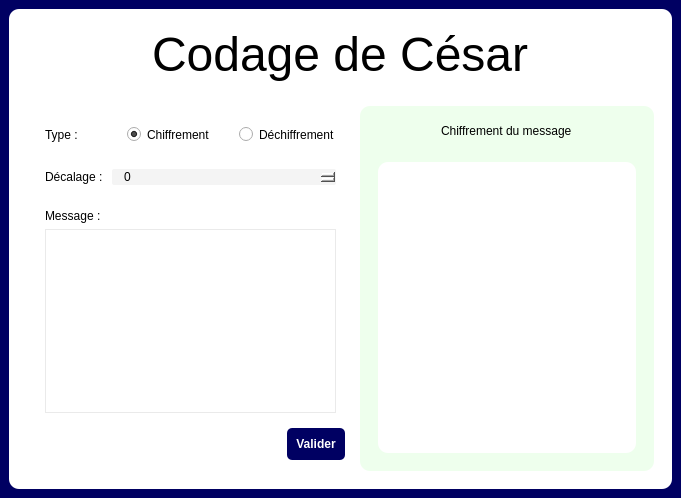
<?xml version="1.0" encoding="UTF-8"?>
<ui version="4.0">
 <class>MaClasse</class>
 <widget class="QMainWindow" name="MaClasse">
  <property name="geometry">
   <rect>
    <x>0</x>
    <y>0</y>
    <width>681</width>
    <height>498</height>
   </rect>
  </property>
  <property name="windowTitle">
   <string>Codage de César</string>
  </property>
  <property name="windowIcon">
   <iconset resource="images.qrc">
    <normaloff>:/Desktop/roue-de-cesar-scaled-removebg-preview.png</normaloff>:/Desktop/roue-de-cesar-scaled-removebg-preview.png</iconset>
  </property>
  <property name="styleSheet">
   <string notr="true">#centralwidget{background-color: rgb(0, 0, 98);}</string>
  </property>
  <widget class="QWidget" name="centralwidget">
   <layout class="QVBoxLayout" name="verticalLayout">
    <item>
     <widget class="QWidget" name="widget" native="true">
      <property name="styleSheet">
       <string notr="true">background-color: rgb(255, 255, 255);
border-radius : 10px;</string>
      </property>
      <layout class="QVBoxLayout" name="verticalLayout_2">
       <item alignment="Qt::AlignTop">
        <widget class="QFrame" name="frame">
         <property name="frameShape">
          <enum>QFrame::StyledPanel</enum>
         </property>
         <property name="frameShadow">
          <enum>QFrame::Raised</enum>
         </property>
         <layout class="QHBoxLayout" name="horizontalLayout">
          <item>
           <layout class="QHBoxLayout" name="horizontalLayout_2">
            <item alignment="Qt::AlignHCenter">
             <widget class="QLabel" name="label">
              <property name="styleSheet">
               <string notr="true">font: 9pt &quot;Chiller&quot;;</string>
              </property>
              <property name="text">
               <string>&lt;html&gt;&lt;head/&gt;&lt;body&gt;&lt;p&gt;&lt;span style=&quot; font-size:36pt; color:#000000;&quot;&gt;Codage de César&lt;/span&gt;&lt;/p&gt;&lt;/body&gt;&lt;/html&gt;</string>
              </property>
             </widget>
            </item>
           </layout>
          </item>
         </layout>
        </widget>
       </item>
       <item>
        <widget class="QFrame" name="frame_2">
         <property name="sizePolicy">
          <sizepolicy hsizetype="Expanding" vsizetype="Expanding">
           <horstretch>0</horstretch>
           <verstretch>0</verstretch>
          </sizepolicy>
         </property>
         <property name="styleSheet">
          <string notr="true"/>
         </property>
         <property name="frameShape">
          <enum>QFrame::StyledPanel</enum>
         </property>
         <property name="frameShadow">
          <enum>QFrame::Raised</enum>
         </property>
         <layout class="QHBoxLayout" name="horizontalLayout_3">
          <item>
           <widget class="QFrame" name="frame_4">
            <property name="maximumSize">
             <size>
              <width>367</width>
              <height>362</height>
             </size>
            </property>
            <property name="styleSheet">
             <string notr="true">font: 11pt &quot;Times New Roman&quot;;</string>
            </property>
            <property name="frameShape">
             <enum>QFrame::StyledPanel</enum>
            </property>
            <property name="frameShadow">
             <enum>QFrame::Raised</enum>
            </property>
            <layout class="QVBoxLayout" name="verticalLayout_4">
             <item alignment="Qt::AlignTop">
              <widget class="QFrame" name="frame_5">
               <property name="frameShape">
                <enum>QFrame::StyledPanel</enum>
               </property>
               <property name="frameShadow">
                <enum>QFrame::Raised</enum>
               </property>
               <layout class="QHBoxLayout" name="horizontalLayout_4">
                <item>
                 <widget class="QLabel" name="label_2">
                  <property name="text">
                   <string>Type : </string>
                  </property>
                 </widget>
                </item>
                <item>
                 <spacer name="horizontalSpacer_2">
                  <property name="orientation">
                   <enum>Qt::Horizontal</enum>
                  </property>
                  <property name="sizeType">
                   <enum>QSizePolicy::Fixed</enum>
                  </property>
                  <property name="sizeHint" stdset="0">
                   <size>
                    <width>40</width>
                    <height>20</height>
                   </size>
                  </property>
                 </spacer>
                </item>
                <item>
                 <widget class="QRadioButton" name="radioButton">
                  <property name="text">
                   <string>Chiffrement</string>
                  </property>
                  <property name="checked">
                   <bool>true</bool>
                  </property>
                 </widget>
                </item>
                <item>
                 <spacer name="horizontalSpacer">
                  <property name="orientation">
                   <enum>Qt::Horizontal</enum>
                  </property>
                  <property name="sizeType">
                   <enum>QSizePolicy::Fixed</enum>
                  </property>
                  <property name="sizeHint" stdset="0">
                   <size>
                    <width>22</width>
                    <height>20</height>
                   </size>
                  </property>
                 </spacer>
                </item>
                <item>
                 <widget class="QRadioButton" name="radioButton_2">
                  <property name="text">
                   <string>Déchiffrement</string>
                  </property>
                 </widget>
                </item>
               </layout>
              </widget>
             </item>
             <item>
              <widget class="QFrame" name="frame_6">
               <property name="frameShape">
                <enum>QFrame::StyledPanel</enum>
               </property>
               <property name="frameShadow">
                <enum>QFrame::Raised</enum>
               </property>
               <layout class="QHBoxLayout" name="horizontalLayout_5">
                <item>
                 <widget class="QLabel" name="label_3">
                  <property name="sizePolicy">
                   <sizepolicy hsizetype="Fixed" vsizetype="Preferred">
                    <horstretch>0</horstretch>
                    <verstretch>0</verstretch>
                   </sizepolicy>
                  </property>
                  <property name="text">
                   <string>Décalage : </string>
                  </property>
                 </widget>
                </item>
                <item>
                 <widget class="QSpinBox" name="spinBox">
                  <property name="sizePolicy">
                   <sizepolicy hsizetype="Minimum" vsizetype="Fixed">
                    <horstretch>0</horstretch>
                    <verstretch>0</verstretch>
                   </sizepolicy>
                  </property>
                  <property name="styleSheet">
                   <string notr="true">background-color: rgb(244, 244, 244);
font: 12pt &quot;Segoe UI&quot;;
padding-left : 10px;
border-radius : 2px;</string>
                  </property>
                  <property name="maximum">
                   <number>25</number>
                  </property>
                 </widget>
                </item>
               </layout>
              </widget>
             </item>
             <item>
              <widget class="QFrame" name="frame_8">
               <property name="frameShape">
                <enum>QFrame::StyledPanel</enum>
               </property>
               <property name="frameShadow">
                <enum>QFrame::Raised</enum>
               </property>
               <layout class="QVBoxLayout" name="verticalLayout_5">
                <item>
                 <widget class="QLabel" name="label_4">
                  <property name="text">
                   <string>Message : </string>
                  </property>
                 </widget>
                </item>
                <item>
                 <widget class="QTextEdit" name="textEdit_1">
                  <property name="styleSheet">
                   <string notr="true">border : 1px solid rgb(234, 234, 234);
paddind: 10px 0px 10px 10px;
border-radius : 0px </string>
                  </property>
                 </widget>
                </item>
               </layout>
              </widget>
             </item>
             <item alignment="Qt::AlignRight">
              <widget class="QFrame" name="frame_7">
               <property name="cursor">
                <cursorShape>PointingHandCursor</cursorShape>
               </property>
               <property name="styleSheet">
                <string notr="true">background-color: rgb(0, 0, 98);
border-radius : 5px</string>
               </property>
               <property name="frameShape">
                <enum>QFrame::StyledPanel</enum>
               </property>
               <property name="frameShadow">
                <enum>QFrame::Raised</enum>
               </property>
               <layout class="QHBoxLayout" name="horizontalLayout_6">
                <item>
                 <widget class="QPushButton" name="pushButton">
                  <property name="cursor">
                   <cursorShape>PointingHandCursor</cursorShape>
                  </property>
                  <property name="styleSheet">
                   <string notr="true">font: 11pt &quot;Segoe UI&quot;;
color: rgb(255, 255, 255);
font-weight : bold;</string>
                  </property>
                  <property name="text">
                   <string>Valider</string>
                  </property>
                 </widget>
                </item>
               </layout>
              </widget>
             </item>
            </layout>
           </widget>
          </item>
          <item>
           <widget class="QFrame" name="frame_3">
            <property name="styleSheet">
             <string notr="true">background-color: rgb(238, 255, 237);</string>
            </property>
            <property name="frameShape">
             <enum>QFrame::StyledPanel</enum>
            </property>
            <property name="frameShadow">
             <enum>QFrame::Raised</enum>
            </property>
            <layout class="QVBoxLayout" name="verticalLayout_6">
             <item alignment="Qt::AlignHCenter|Qt::AlignTop">
              <widget class="QFrame" name="frame_9">
               <property name="frameShape">
                <enum>QFrame::StyledPanel</enum>
               </property>
               <property name="frameShadow">
                <enum>QFrame::Raised</enum>
               </property>
               <layout class="QHBoxLayout" name="horizontalLayout_7">
                <item>
                 <widget class="QLabel" name="display_type">
                  <property name="styleSheet">
                   <string notr="true">font: 14pt &quot;Harrington&quot;;</string>
                  </property>
                  <property name="text">
                   <string>Chiffrement du message</string>
                  </property>
                 </widget>
                </item>
               </layout>
              </widget>
             </item>
             <item>
              <widget class="QFrame" name="frame_10">
               <property name="sizePolicy">
                <sizepolicy hsizetype="Preferred" vsizetype="Expanding">
                 <horstretch>0</horstretch>
                 <verstretch>0</verstretch>
                </sizepolicy>
               </property>
               <property name="frameShape">
                <enum>QFrame::StyledPanel</enum>
               </property>
               <property name="frameShadow">
                <enum>QFrame::Raised</enum>
               </property>
               <layout class="QHBoxLayout" name="horizontalLayout_8">
                <item>
                 <widget class="QTextEdit" name="display_result">
                  <property name="styleSheet">
                   <string notr="true">background-color: rgb(255, 255, 255);
font: 11pt &quot;Times New Roman&quot;;
paddind: 10px 0px 10px 10px;</string>
                  </property>
                  <property name="readOnly">
                   <bool>true</bool>
                  </property>
                 </widget>
                </item>
               </layout>
              </widget>
             </item>
            </layout>
           </widget>
          </item>
         </layout>
        </widget>
       </item>
      </layout>
     </widget>
    </item>
   </layout>
  </widget>
 </widget>
 <resources>
  <include location="images.qrc"/>
 </resources>
 <connections/>
</ui>
